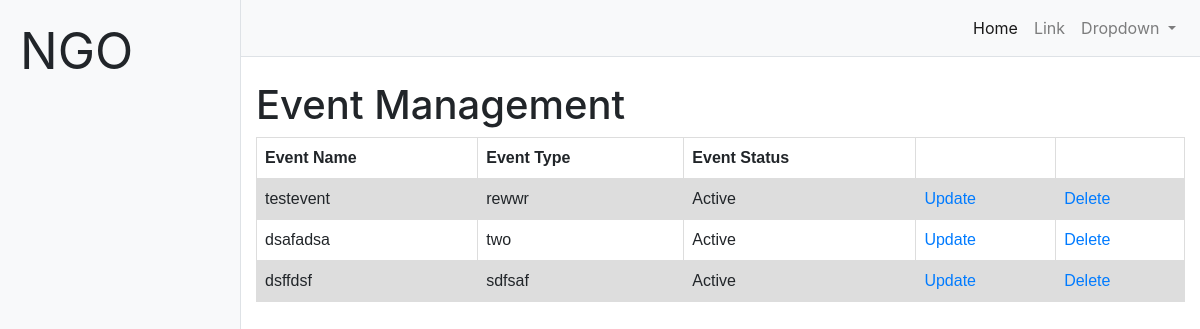
/events/all, run on the app's committed database.
### ngo_app/models.py (models this page shows, shortened)
class Events(models.Model):
    name = models.CharField(max_length=40)
    type = models.CharField(max_length=30)
    status = models.CharField(max_length=10, default='Active')

### ngo_app/views.py (the view)
# urls.py: path(r'events/all', views.AllEventsView.as_view()),
class AllEventsView(ListView):
    model = Events
    queryset = Events.objects.all()
    template_name = 'AdminTableForEvents.html'

### ngo_app/templatetags/filters.py (called while the page is built)
@register.filter(name='has_group')
def has_group(user, group_name):
    return user.groups.filter(name=group_name).exists()

### templates/AdminTableForEvents.html (shortened to what this page needs)
<!DOCTYPE html>
<html lang="en">
{% load filters  %}
<head>
  {% load static %}
  <link href="{% static 'AdminTable/vendor/bootstrap/css/bootstrap.min.css' %}" rel="stylesheet">
  <link href="{% static 'AdminTable/css/simple-sidebar.css' %}" rel="stylesheet">
</head>
<body>
  <div class="d-flex" id="wrapper" >
    <div class="bg-light border-right" id="sidebar-wrapper">
      <div class="sidebar-heading" style="font-size:50px;">NGO </div>
    </div>
    <div id="page-content-wrapper">
      <nav class="navbar navbar-expand-lg navbar-light bg-light border-bottom">
        <div class="collapse navbar-collapse" id="navbarSupportedContent">
          <ul class="navbar-nav ml-auto mt-2 mt-lg-0">
            <li class="nav-item active">
              <a class="nav-link" href="/auth/logout/?next=/">Home <span class="sr-only">(current)</span></a>
            </li>
            <li class="nav-item">
              <a class="nav-link" href="#">Link</a>
            </li>
            <li class="nav-item dropdown">
              <a class="nav-link dropdown-toggle" href="#" id="navbarDropdown" role="button" data-toggle="dropdown" aria-haspopup="true" aria-expanded="false">
                Dropdown
              </a>
            </li>
          </ul>
        </div>
      </nav>
      <div class="container-fluid">
        <h1 class="mt-4">Event Management</h1>
        <table>
          <tr>
            <th>Event Name</th>
            <th>Event Type</th>
            <th>Event Status</th>
            <th></th>
            <th></th>
          </tr>
          {% for item in object_list %}
          <tr>
            <td>{{ item.name }}</td>
            <td>{{ item.type }}</td>
            <td>{{ item.status }}</td>
            <td><a href="/event/update/{{item.pk}}">Update</a></td>
            <td><a href="/event/del/{{item.pk}}">Delete</a> </td>
          </tr>
          {% endfor %}
        </table>
      </div>
    </div>
  </div>
</body>
</html>

### ngo_app/static/AdminTable/css/simple-sidebar.css (style rules this page uses)
body { overflow-x: hidden; }
#sidebar-wrapper { min-height: 100vh; margin-left: -15rem; -webkit-transition: margin .25s ease-out; -moz-transition: margin .25s ease-out; -o-transition: margin .25s ease-out; transition: margin .25s ease-out; }
#sidebar-wrapper .sidebar-heading { padding: 0.875rem 1.25rem; font-size: 1.2rem; }
#page-content-wrapper { min-width: 100vw; }
@media (min-width: 768px) { #sidebar-wrapper { margin-left: 0; } }
@media (min-width: 768px) { #page-content-wrapper { min-width: 0; width: 100%; } }

### templates/AdminTableForEvents.html (style rules this page uses)
table { font-family: arial, sans-serif; border-collapse: collapse; width: 100%; }
td, th { border: 1px solid #dddddd; text-align: left; padding: 8px; }
tr:nth-child(even) { background-color: #dddddd; }

### data on the page
Events: name "testevent", type "rewwr", status "Active"
Events: name "dsafadsa", type "two", status "Active"
Events: name "dsffdsf", type "sdfsaf", status "Active"
